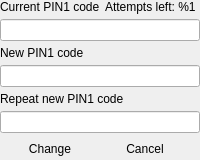
            <widget class="QWidget" name="changePin1Reader">
             <layout class="QGridLayout" name="changePin1ReaderLayout">
              <property name="leftMargin">
               <number>0</number>
              </property>
              <property name="topMargin">
               <number>0</number>
              </property>
              <property name="rightMargin">
               <number>0</number>
              </property>
              <property name="bottomMargin">
               <number>0</number>
              </property>
              <property name="spacing">
               <number>5</number>
              </property>
              <item row="1" column="0" colspan="3">
               <widget class="QLineEdit" name="changePin1Validate">
                <property name="maxLength">
                 <number>12</number>
                </property>
                <property name="echoMode">
                 <enum>QLineEdit::Password</enum>
                </property>
               </widget>
              </item>
              <item row="2" column="0" colspan="3">
               <widget class="QLabel" name="changePin1NewLabel">
                <property name="text">
                 <string>New PIN1 code</string>
                </property>
                <property name="buddy">
                 <cstring>changePin1New</cstring>
                </property>
               </widget>
              </item>
              <item row="3" column="0" colspan="3">
               <widget class="QLineEdit" name="changePin1New">
                <property name="maxLength">
                 <number>12</number>
                </property>
                <property name="echoMode">
                 <enum>QLineEdit::Password</enum>
                </property>
               </widget>
              </item>
              <item row="4" column="0" colspan="3">
               <widget class="QLabel" name="changePin1RepeatLabel">
                <property name="text">
                 <string>Repeat new PIN1 code</string>
                </property>
                <property name="buddy">
                 <cstring>changePin1Repeat</cstring>
                </property>
               </widget>
              </item>
              <item row="5" column="0" colspan="3">
               <widget class="QLineEdit" name="changePin1Repeat">
                <property name="maxLength">
                 <number>12</number>
                </property>
                <property name="echoMode">
                 <enum>QLineEdit::Password</enum>
                </property>
               </widget>
              </item>
              <item row="6" column="0">
               <widget class="QPushButton" name="changePin1Change">
                <property name="focusPolicy">
                 <enum>Qt::StrongFocus</enum>
                </property>
                <property name="text">
                 <string>Change</string>
                </property>
                <property name="default">
                 <bool>true</bool>
                </property>
                <property name="flat">
                 <bool>true</bool>
                </property>
               </widget>
              </item>
              <item row="6" column="1">
               <widget class="QPushButton" name="changePin1Cancel">
                <property name="focusPolicy">
                 <enum>Qt::StrongFocus</enum>
                </property>
                <property name="text">
                 <string>Cancel</string>
                </property>
                <property name="default">
                 <bool>true</bool>
                </property>
                <property name="flat">
                 <bool>true</bool>
                </property>
               </widget>
              </item>
              <item row="6" column="2">
               <spacer name="changePin1Spacer">
                <property name="orientation">
                 <enum>Qt::Horizontal</enum>
                </property>
                <property name="sizeHint" stdset="0">
                 <size>
                  <width>0</width>
                  <height>0</height>
                 </size>
                </property>
               </spacer>
              </item>
              <item row="0" column="0">
               <widget class="QLabel" name="changePin1ValidateLabel">
                <property name="text">
                 <string>Current PIN1 code</string>
                </property>
                <property name="buddy">
                 <cstring>changePin1Validate</cstring>
                </property>
               </widget>
              </item>
              <item row="0" column="1" colspan="2">
               <widget class="QLabel" name="changePin1AttemptsLable">
                <property name="text">
                 <string>Attempts left: %1</string>
                </property>
               </widget>
              </item>
             </layout>
            </widget>
